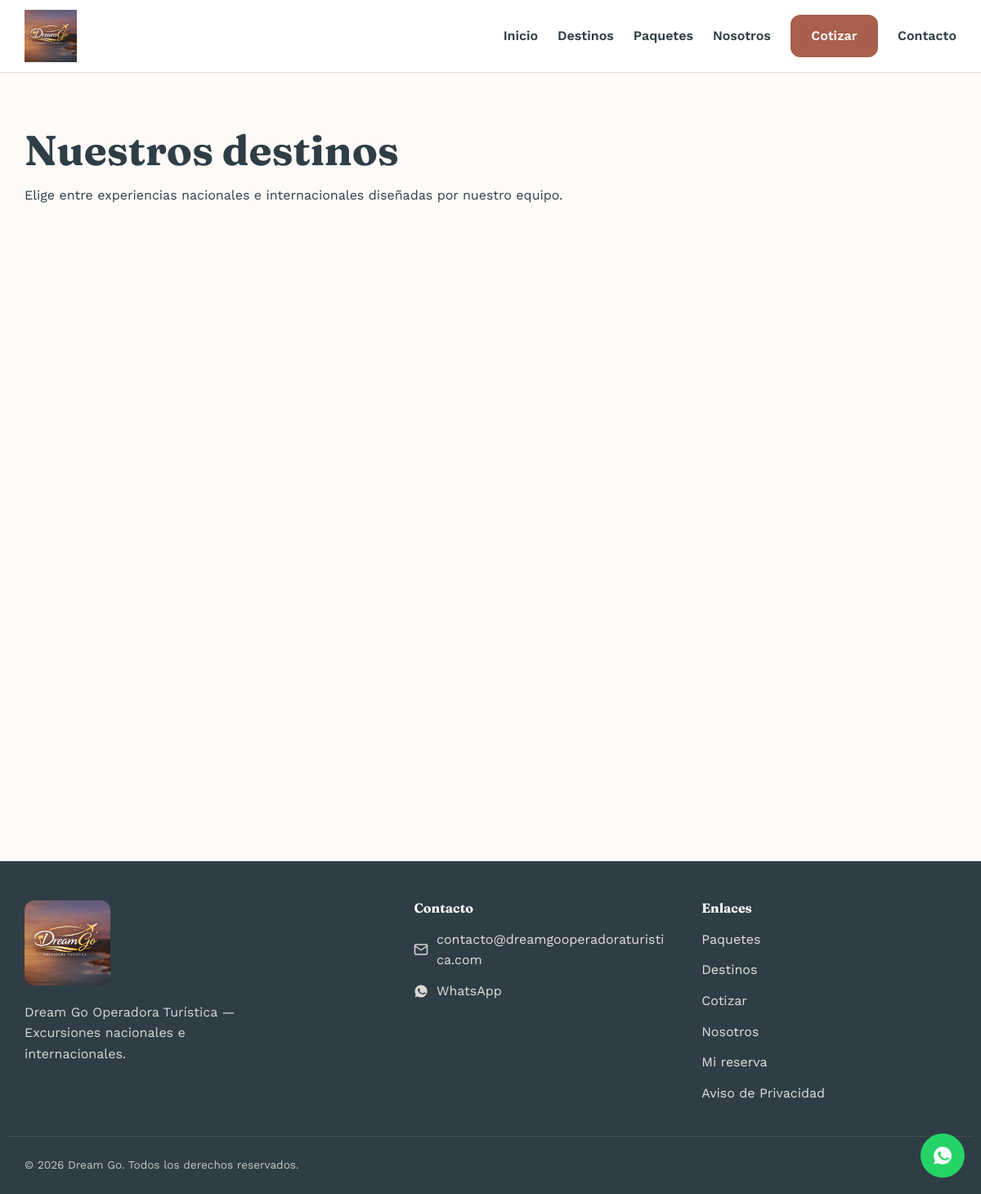
The page /destinos on the database its author committed.
### tables this page shows
CREATE TABLE IF NOT EXISTS bloques_pagina (
  id INT UNSIGNED AUTO_INCREMENT PRIMARY KEY,
  pagina VARCHAR(50) NOT NULL,
  clave VARCHAR(50) NOT NULL,
  orden SMALLINT UNSIGNED NOT NULL DEFAULT 0,
  visible TINYINT(1) NOT NULL DEFAULT 1,
  titulo VARCHAR(255) NULL,
  subtitulo VARCHAR(500) NULL,
  contenido LONGTEXT NULL,
  color_fondo VARCHAR(20) NULL,
  actualizado_en DATETIME NOT NULL DEFAULT CURRENT_TIMESTAMP ON UPDATE CURRENT_TIMESTAMP,
  UNIQUE KEY uniq_pagina_clave (pagina, clave)
);

### core/Controller.php (called while the page is built, shortened)
<?php
abstract class Controller
{
    protected function view(string $view, array $data = [], array $meta = [], string $layout = 'public'): void
    {
        $viewFile = BASE_PATH . '/app/Views/' . str_replace('.', '/', $view) . '.php';
        extract($data, EXTR_SKIP);
        require $viewFile;
    }
}

### app/Controllers/Public/DestinoController.php (called while the page is built, shortened)
<?php
class DestinoController extends Controller
{
    public function index(): void
    {
        $bloques = BloquePagina::porPagina('destinos');
        $categorias = Categoria::activas();
        $this->view('public/destinos/index', [
            'categorias' => $categorias,
            'imagenes' => ImagenDestino::paraPadres(array_column($categorias, 'id')),
            'intro' => $bloques[0] ?? null,
        ], [
            'title' => 'Destinos | Dream Go Operadora Turística',
            'description' => 'Explora nuestros destinos nacionales e internacionales.',
        ]);
    }
}

### public/index.php (called while the page is built, shortened)
<?php
$router = new Router();
$request = new Request();
try {
    $router->dispatch($request);
} catch (NotFoundException $e) {
    http_response_code(404);
    (new App\Controllers\Public\ErrorController($request))->notFound();
} catch (ForbiddenException $e) {
    http_response_code(403);
    (new App\Controllers\Public\ErrorController($request))->forbidden($e->getMessage());
} catch (\Throwable $e) {
    error_log('[APP] ' . $e->getMessage() . ' en ' . $e->getFile() . ':' . $e->getLine());
    http_response_code(500);
    (new App\Controllers\Public\ErrorController($request))->serverError();
}

### core/Database.php (called while the page is built, shortened)
<?php
final class Database
{
    private static ?PDO $instance = null;
    public static function connection(): PDO
    {
        if (self::$instance === null) {
            $config = require BASE_PATH . '/config/database.php';
            $dsn = sprintf(
                'mysql:host=%s;port=%s;dbname=%s;charset=utf8mb4',
                $config['host'],
                $config['port'],
                $config['database']
            );
            try {
                self::$instance = new PDO($dsn, $config['username'], $config['password'], [
                    PDO::ATTR_ERRMODE => PDO::ERRMODE_EXCEPTION,
                    PDO::ATTR_DEFAULT_FETCH_MODE => PDO::FETCH_ASSOC,
                    PDO::ATTR_EMULATE_PREPARES => false,
                ]);
            } catch (PDOException $e) {
                error_log('[DB] Error de conexion: ' . $e->getMessage());
                throw $e;
            }
        }
        return self::$instance;
    }
}

### core/Model.php (called while the page is built, shortened)
<?php
abstract class Model
{
    protected static string $table;
    protected static function db(): PDO
    {
        return Database::connection();
    }
    public static function where(array $conditions, string $orderBy = '', ?int $limit = null): array
    {
        [$clause, $params] = self::buildWhere($conditions);
        $sql = 'SELECT * FROM ' . static::$table;
        if ($clause !== '') {
            $sql .= ' WHERE ' . $clause;
        }
        if ($orderBy !== '') {
            $sql .= ' ORDER BY ' . $orderBy;
        }
        $stmt = static::db()->prepare($sql);
        $stmt->execute($params);
        return $stmt->fetchAll();
    }
    private static function buildWhere(array $conditions): array
    {
        $parts = [];
        $params = [];
        foreach ($conditions as $column => $value) {
            $paramKey = 'w_' . $column;
            $parts[] = "{$column} = :{$paramKey}";
            $params[$paramKey] = $value;
        }
        return [implode(' AND ', $parts), $params];
    }
    protected static function assertOrderBy(string $orderBy): void
    {
        $termino = '[a-zA-Z_][a-zA-Z0-9_]*(?:\.[a-zA-Z_][a-zA-Z0-9_]*)?(?:\s+(?:ASC|DESC))?';
    }
}

### app/Models/BloquePagina.php (called while the page is built, shortened)
<?php
class BloquePagina extends Model
{
    public static function porPagina(string $pagina): array
    {
        return self::where(['pagina' => $pagina], 'orden ASC');
    }
}

### core/Request.php (called while the page is built, shortened)
<?php
final class Request
{
    private array $server;
    public function __construct()
    {
        $this->server = $_SERVER;
    }
    public function uri(): string
    {
        $uri = $this->server['REQUEST_URI'] ?? '/';
        $path = parse_url($uri, PHP_URL_PATH) ?? '/';
        return $path === '' ? '/' : $path;
    }
}

### app/Views/public/destinos/index.php (the view, shortened to what this page needs)
<section class="seccion contenedor">
  <?php $introVisible = $intro && (int) $intro['visible'] === 1; ?>
  <h1><?= htmlspecialchars($introVisible && !empty($intro['titulo']) ? $intro['titulo'] : 'Destinos', ENT_QUOTES, 'UTF-8') ?></h1>
  <?php if ($introVisible && !empty($intro['subtitulo'])): ?>
    <p><?= htmlspecialchars($intro['subtitulo'], ENT_QUOTES, 'UTF-8') ?></p>
  <?php endif; ?>
  <div class="grid-tarjetas">
  </div>
</section>

### core/Router.php (shortened to what this page needs)
<?php
final class Router
{
    private array $routes = [];
    private function add(string $method, string $pattern, array $handler, array $options): void
    {
        $tramos = preg_split('#(\{[a-zA-Z_]+\})#', $pattern, -1, PREG_SPLIT_DELIM_CAPTURE);
        $regex = '';
        foreach ($tramos as $i => $tramo) {
            $regex .= $i % 2 === 1 ? '([^/]+)' : preg_quote($tramo, '#');
        }
        $this->routes[] = [
            'method' => $method,
            'pattern' => $pattern,
            'regex' => '#^' . $regex . '$#',
            'handler' => $handler,
            'options' => $options,
        ];
    }
    public function dispatch(Request $request): void
    {
        $method = $request->method();
        $uri = $request->uri();
        foreach ($this->routes as $route) {
            if (preg_match($route['regex'], $uri, $matches)) {
                array_shift($matches);
                $this->callHandler($route['handler'], $matches, $request);
                return;
            }
        }
        throw new NotFoundException("Ruta no encontrada: {$method} {$uri}");
    }
    private function callHandler(array $handler, array $params, Request $request): void
    {
        [$controllerClass, $method] = $handler;
        $controller = new $controllerClass($request);
        $controller->$method(...$params);
    }
}

### public/assets/css/site.css (style rules this page uses)
:root { --color-primario: #d99e8e; --color-primario-oscuro: #a85f4d; --color-texto-oscuro: #2f3e46; --color-fondo: #fdfaf8; --color-fondo-alterno: #faf3ef; --color-borde: #e8d9d3; --color-blanco: #ffffff; --color-exito: #4f7a5c; --color-error: #b3453a; --fuente-titulos: 'Fraunces', Georgia, 'Times New Roman', serif; --fuente-texto: 'Work Sans', -apple-system, BlinkMacSystemFont, 'Segoe UI', sans-serif; --radio: 12px; --sombra: 0 8px 24px rgba(47, 62, 70, 0.08); --transicion: 0.25s ease; --contenedor-max: 1180px; --espacio-seccion: 4rem; }
*, *::before, *::after { box-sizing: border-box; }
html { -webkit-text-size-adjust: 100%; scroll-behavior: smooth; }
body { margin: 0; font-family: var(--fuente-texto); color: var(--color-texto-oscuro); background: var(--color-fondo); line-height: 1.6; -webkit-font-smoothing: antialiased; }
h1, h2, h3, h4 { font-family: var(--fuente-titulos); line-height: 1.2; margin: 0 0 0.75rem; color: var(--color-texto-oscuro); }
h1 { font-size: clamp(1.9rem, 5vw, 3.2rem); }
p { margin: 0 0 1rem; }
.contenedor { width: 100%; max-width: var(--contenedor-max); margin-inline: auto; padding-inline: 1.25rem; }
.seccion { padding-block: var(--espacio-seccion); }
.grid-tarjetas { display: grid; gap: 1.5rem; grid-template-columns: 1fr; }
@media (min-width: 768px) { .grid-tarjetas { grid-template-columns: repeat(2, 1fr); } }
@media (min-width: 1024px) { .grid-tarjetas { grid-template-columns: repeat(3, 1fr); } }

### rows shown on the page
bloques_pagina: titulo "Nuestros destinos", subtitulo "Elige entre experiencias nacionales e internacionales diseñadas por nuestro equipo."
